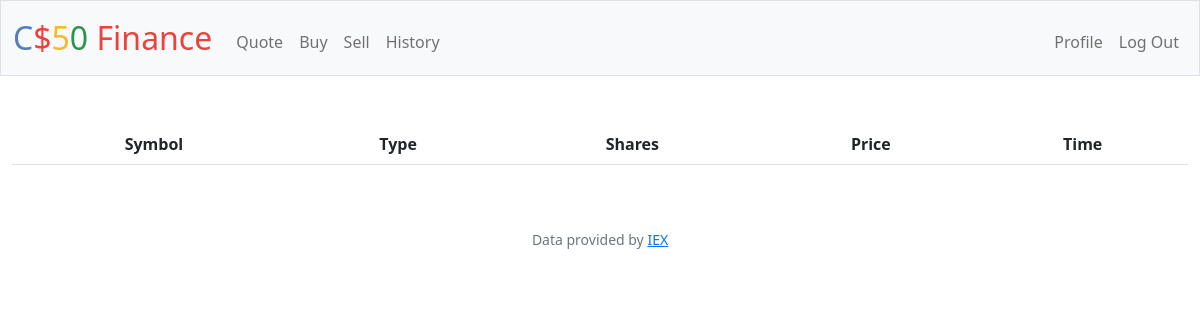
/history (signed in), run on an earlier commit of the app's database.
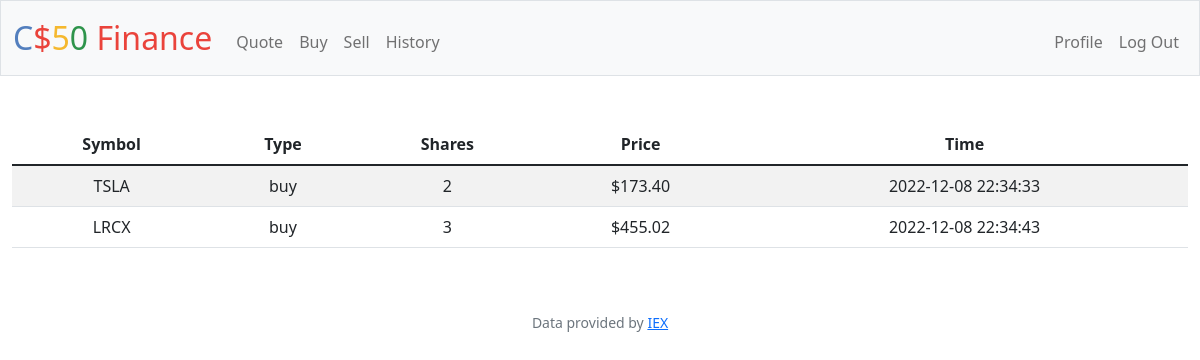
And on a later commit of the database.
### tables this page shows
CREATE TABLE transactions(
    id INTEGER PRIMARY KEY AUTOINCREMENT,
    user_id INTEGER NOT NULL, 
    name TEXT NOT NULL, 
    shares INTEGER NOT NULL, 
    price NUMERIC NOT NULL, 
    type TEXT NOT NULL, 
    symbol TEXT NOT NULL, 
    time TIMESTAMP DEFAULT CURRENT_TIMESTAMP, 
    FOREIGN KEY(user_id) REFERENCES users(id)
);

### app.py (the view)
@app.route("/history")
@login_required
def history():
    uid = session["user_id"]
    hist = db.execute("SELECT type, symbol, price, shares, time FROM transactions WHERE user_id = ?", uid)
    return render_template("history.html", histo=hist, usd=usd)

### app.py (called while the page is built)
@app.after_request
def after_request(response):
    response.headers["Cache-Control"] = "no-cache, no-store, must-revalidate"
    response.headers["Expires"] = 0
    response.headers["Pragma"] = "no-cache"
    return response

### helpers.py (called while the page is built)
def login_required(f):
    @wraps(f)
    def decorated_function(*args, **kwargs):
        if session.get("user_id") is None:
            return redirect("/login")
        return f(*args, **kwargs)
    return decorated_function

def usd(value):
    return f"${value:,.2f}"

### templates/history.html (shortened to what this page needs)
{% extends "layout.html" %}
{% block main %}
<table class="table table-striped">
    <thead>
        <tr>
            <th>Symbol</th>
            <th>Type</th>
            <th>Shares</th>
            <th>Price</th>
            <th>Time</th>
        </tr>
    </thead>
    <tbody>
        {% for transact in histo %}
        <tr>
            <td>{{ transact["symbol"].upper()}}</td>
            <td>{{ transact["type"]}}</td>
            <td>{{ transact["shares"]}}</td>
            <td>{{ usd(transact["price"]) }}</td>
            <td>{{ transact["time"]}}</td>
        </tr>
        {% endfor %}
</table>
{% endblock %}

What changed in the data, as far as the page shows it:
added transactions: price "$173.40"
added transactions: price "$455.02"
